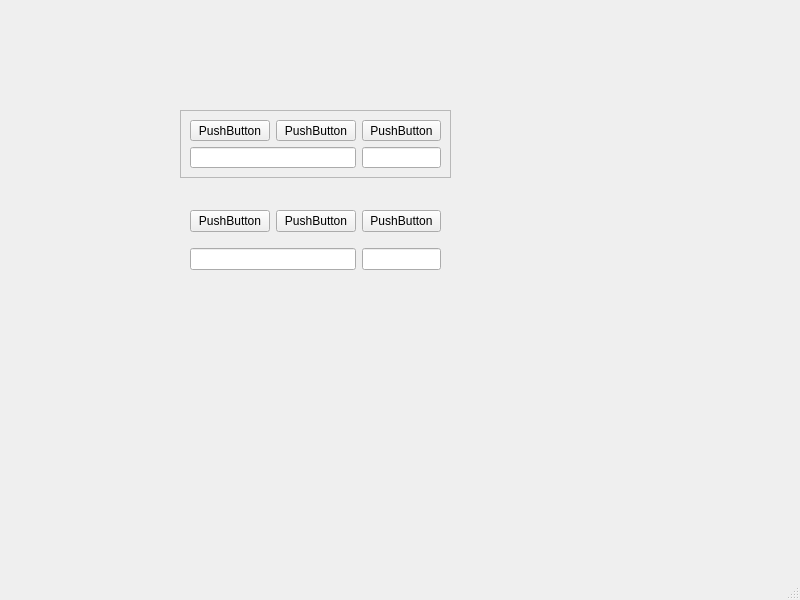
<?xml version="1.0" encoding="UTF-8"?>
<ui version="4.0">
 <class>MainWindow</class>
 <widget class="QMainWindow" name="MainWindow">
  <property name="geometry">
   <rect>
    <x>0</x>
    <y>0</y>
    <width>800</width>
    <height>600</height>
   </rect>
  </property>
  <property name="windowTitle">
   <string>MainWindow</string>
  </property>
  <widget class="QWidget" name="centralwidget">
   <widget class="QFrame" name="frame">
    <property name="geometry">
     <rect>
      <x>180</x>
      <y>110</y>
      <width>271</width>
      <height>68</height>
     </rect>
    </property>
    <property name="frameShape">
     <enum>QFrame::StyledPanel</enum>
    </property>
    <property name="frameShadow">
     <enum>QFrame::Raised</enum>
    </property>
    <layout class="QGridLayout" name="gridLayout">
     <item row="0" column="0">
      <widget class="QPushButton" name="pushButton">
       <property name="text">
        <string>PushButton</string>
       </property>
      </widget>
     </item>
     <item row="0" column="1">
      <widget class="QPushButton" name="pushButton_2">
       <property name="text">
        <string>PushButton</string>
       </property>
      </widget>
     </item>
     <item row="0" column="2">
      <widget class="QPushButton" name="pushButton_3">
       <property name="text">
        <string>PushButton</string>
       </property>
      </widget>
     </item>
     <item row="1" column="0" colspan="2">
      <widget class="QLineEdit" name="lineEdit"/>
     </item>
     <item row="1" column="2">
      <widget class="QLineEdit" name="lineEdit_2"/>
     </item>
    </layout>
   </widget>
   <widget class="QWidget" name="gridLayoutWidget">
    <property name="geometry">
     <rect>
      <x>190</x>
      <y>200</y>
      <width>251</width>
      <height>80</height>
     </rect>
    </property>
    <layout class="QGridLayout" name="gridLayout_2">
     <item row="0" column="0">
      <widget class="QPushButton" name="pushButton_4">
       <property name="text">
        <string>PushButton</string>
       </property>
      </widget>
     </item>
     <item row="0" column="2">
      <widget class="QPushButton" name="pushButton_6">
       <property name="text">
        <string>PushButton</string>
       </property>
      </widget>
     </item>
     <item row="0" column="1">
      <widget class="QPushButton" name="pushButton_5">
       <property name="text">
        <string>PushButton</string>
       </property>
      </widget>
     </item>
     <item row="1" column="0" colspan="2">
      <widget class="QLineEdit" name="lineEdit_3"/>
     </item>
     <item row="1" column="2">
      <widget class="QLineEdit" name="lineEdit_4"/>
     </item>
    </layout>
   </widget>
  </widget>
  <widget class="QMenuBar" name="menubar">
   <property name="geometry">
    <rect>
     <x>0</x>
     <y>0</y>
     <width>800</width>
     <height>22</height>
    </rect>
   </property>
  </widget>
  <widget class="QStatusBar" name="statusbar"/>
 </widget>
 <resources/>
 <connections/>
</ui>
